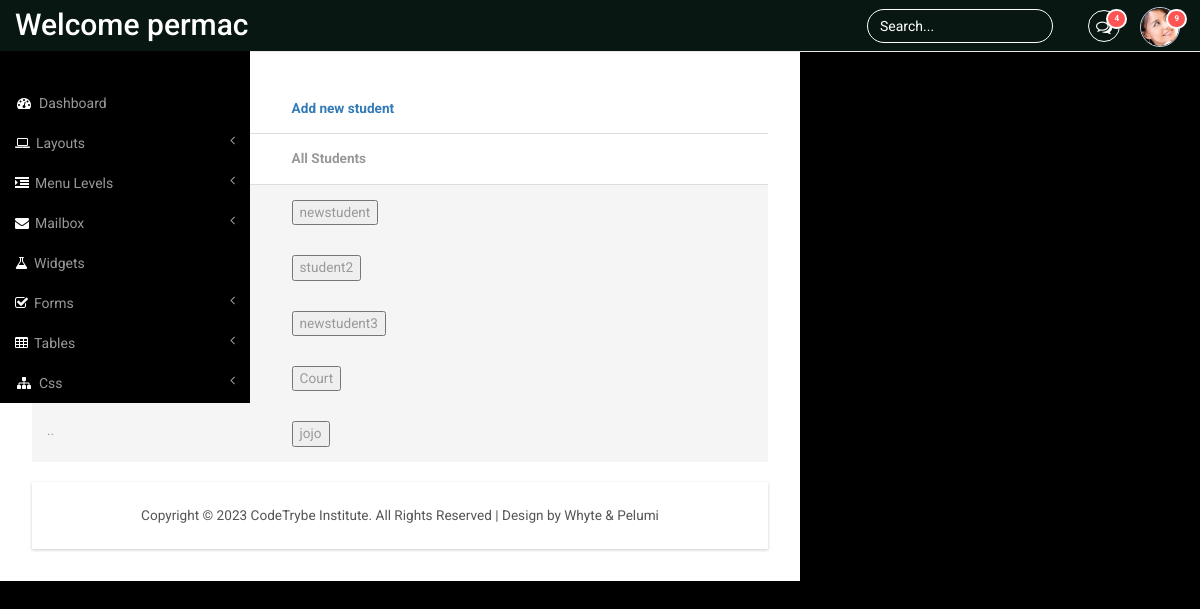
Screenshot of /std_all (signed in) with the database file from the repository.
### panel/models.py (models this page shows, shortened)
class Student(models.Model):
    user = models.OneToOneField(User, on_delete=models.CASCADE)
    phone_number = models.CharField(max_length=20,default="+234-")
    email = models.EmailField(max_length=50)
    address = models.CharField(max_length=50,default="Default address")
    dob = models.DateField()
    std_class = models.ForeignKey(StdClass, on_delete=models.CASCADE, default=None)
    gender = models.CharField(max_length=10, default='NULL')
    role = models.CharField(max_length=20,default="student")
    def __str__(self):
        return self.user.username

### panel/views.py (the view)
# urls.py: path('std_all',views.all_student,name='panel-allstd'),
@login_required
def all_student(request):
    student_list = Student.objects.all()
    return render(request, 'panel/all_student.html', {'student_list': student_list})

### panel/templates/panel/all_student.html (shortened to what this page needs)
{% extends "panel/base.html" %}
{% block content %}
<div class="content_bottom">
<div class="col-md-8 span_3">
<div class="bs-example1" data-example-id="contextual-table">
<table class="table">
    <thead>
    <tr>
        <th>Name</th>
        <th> <a href="{%url 'panel-StdRegpage'%}"> Add new student</a></th>
    </tr>
    <tr>
            <th>#</th>
            <th> All Students</th>
    </tr>
    </thead>
    <tbody>
        <form action="{% url 'panel-stdup' %}" method="post">
            {% for student in  student_list %}
            <tr class="active">
                <td scope="row">..</td>
                <td><button type="submit">{{student}}</button></td>
            </tr>
        </form>
        {% endfor %}
    </tbody>
</table>
{% endblock %}

### panel/templates/panel/base.html (shortened to what this page needs)
{% load static%}
<!DOCTYPE HTML>
<html>
<head>
<link href="{% static 'panel/bootstrap.min.css'%}" rel='stylesheet' type='text/css' />
<link href="{% static 'panel/style2.css'%}"rel='stylesheet' type='text/css' />
<link href="{% static 'panel/lines.css'%}" rel='stylesheet' type='text/css' />
<link href="{% static 'panel/font-awesome.css'%}" rel="stylesheet">
<link href="{% static 'panel/custom.css'%}"rel="stylesheet">
</head>
<body>
<div id="wrapper">
        <nav class="top1 navbar navbar-default navbar-static-top" role="navigation" style="margin-bottom: 0">
            <div class="navbar-header">
                <a class="navbar-brand" href="index.html">Welcome {{user.username}}</a>
            </div>
            <ul class="nav navbar-nav navbar-right">
				<li class="dropdown">
	        		<a href="#" class="dropdown-toggle" data-toggle="dropdown" aria-expanded="false"><i class="fa fa-comments-o"></i><span class="badge">4</span></a>
	      		</li>
			    <li class="dropdown">
	        		<a href="#" class="dropdown-toggle avatar" data-toggle="dropdown"><img src="{% static 'images/1.png' %}"><span class="badge">9</span></a>
	      		</li>
			</ul>
			<form class="navbar-form navbar-right">
              <input type="text" class="form-control" value="Search..." onfocus="this.value = '';" onblur="if (this.value == '') {this.value = 'Search...';}">
            </form>
            <div class="navbar-default sidebar" role="navigation">
                <div class="sidebar-nav navbar-collapse">
                    <ul class="nav" id="side-menu">
                        <li>
                            <a href="#index.html"><i class="fa fa-dashboard fa-fw nav_icon"></i>Dashboard</a>
                        </li>
                        <li>
                            <a href="#"><i class="fa fa-laptop nav_icon"></i>Layouts<span class="fa arrow"></span></a>
                        </li>
                        <li>
                            <a href="#"><i class="fa fa-indent nav_icon"></i>Menu Levels<span class="fa arrow"></span></a>
                        </li>
                        <li>
                            <a href="#"><i class="fa fa-envelope nav_icon"></i>Mailbox<span class="fa arrow"></span></a>
                        </li>
                        <li>
                            <a href="widgets.html"><i class="fa fa-flask nav_icon"></i>Widgets</a>
                        </li>
                         <li>
                            <a href="#"><i class="fa fa-check-square-o nav_icon"></i>Forms<span class="fa arrow"></span></a>
                        </li>
                        <li>
                            <a href="#"><i class="fa fa-table nav_icon"></i>Tables<span class="fa arrow"></span></a>
                        </li>
                        <li>
                            <a href="#"><i class="fa fa-sitemap fa-fw nav_icon"></i>Css<span class="fa arrow"></span></a>
                        </li>
                    </ul>
                </div>
            </div>
        </nav>
    {% block content %}
    {% endblock %}
		<div class="copy">
            <p>Copyright &copy; 2023 CodeTrybe Institute. All Rights Reserved | Design by Whyte & Pelumi</p>
	    </div>
		</div>
       </div>
   </div>
</body>
</html>

### panel/static/panel/style2.css (style rules this page uses)
ul, ol { margin: 0; }
p { margin: 0; }
html, body { font-family: 'Roboto', sans-serif; font-size: 100%; background:#000; overflow-x: hidden; }
body a { transition:0.5s all; -webkit-transition:0.5s all; -moz-transition:0.5s all; -o-transition:0.5s all; -ms-transition:0.5s all; }
.navbar .navbar-nav li a { padding: 0 10px; line-height: 56px; position: relative; }
.navbar .navbar-nav li a i { border: 1px solid #fff; padding: 8px 0; width: 32px; text-align: center; -webkit-border-radius: 50em; -moz-border-radius: 50em; border-radius: 50em; color: #fff; height: 32px; }
.navbar .navbar-nav li .dropdown-toggle.avatar img { height: 40px; -webkit-border-radius: 50em; -moz-border-radius: 50em; border-radius: 50em; border: 1px solid #c0cadd; margin-top: -4px; }
.navbar .navbar-nav li a .badge { background: #ff5454; border: 2px solid white; position: absolute; top: 9px; right: 3px; font-size: 8px; line-height: 8px; padding: 4px 6px; -webkit-border-radius: 50em; -moz-border-radius: 50em; border-radius: 50em; min-width: 0; }
.navbar-default.sidebar { background-color: #000; font-family: 'Roboto', sans-serif; }
nav.top1.navbar.navbar-default.navbar-static-top { background-color:#081712;; font-family: 'Roboto', sans-serif; }
.navbar-default .navbar-brand { color: #fff !important; font-size: 30px; font-weight: 500; }
.navbar-right { margin-right: 10px !important; }
.navbar-right li { display:inline-block; }
i.nav_icon { color: #fff; margin-right:6px; }
.sidebar ul li a { color: #999; font-size:14px; }
.form-control { background: none !important; border: 1px solid #fff !important; border-radius: 20px !important; box-shadow: none !important; }
.navbar-form.navbar-right input[type="text"] { color: #fff; }
form.navbar-form.navbar-right { margin:9px 0 0 0; }
ul.nav.navbar-nav.navbar-right { height: 51px; }
.sidebar-nav.navbar-collapse { margin: 2em 0 0 0; }
.span_3 { padding:0; }
.content_bottom { margin-bottom:1em; }
.copy { background:#fff; text-align:center; padding:1.5em 0; }
.copy p, .copy_layout p { font-size:0.85em; color:#555; }
.map_container, #chart, .span_6, .col_2, .weather_list, .cal1, .skills-info, .stats-info, .r3_counter_box, .activity_box, .bs-example1, .cloud, .copy { -ms-box-shadow: 0 1px 3px 0px rgba(0, 0, 0, 0.2); -o-box-shadow: 0 1px 3px 0px rgba(0, 0, 0, 0.2); -moz-box-shadow: 0 1px 3px 0px rgba(0, 0, 0, 0.2); -webkit-box-shadow: 0 1px 3px 0px rgba(0, 0, 0, 0.2); box-shadow: 0 1px 3px 0px rgba(0, 0, 0, 0.2); }
.table > thead > tr > th, .table > tbody > tr > th, .table > tfoot > tr > th, .table > thead > tr > td, .table > tbody > tr > td, .table > tfoot > tr > td { border-top: none !important; }
.bs-example1 { background:#fff; padding:2em; }
span.badge { min-width: 3rem; padding: 2px 9px; text-align: center; font-size: 0.85; line-height: inherit; color: #fff; position: absolute; right:38px; -webkit-box-sizing: border-box; -moz-box-sizing: border-box; box-sizing: border-box; border-radius: 2px; }
.table > thead > tr > th, .table > tbody > tr > th, .table > tfoot > tr > th, .table > thead > tr > td, .table > tbody > tr > td, .table > tfoot > tr > td { font-size: 0.85em; color: #999; }
.table td, .table>tbody>tr>td, .table>tbody>tr>th, .table>tfoot>tr>td, .table>tfoot>tr>th, .table>thead>tr>td, .table>thead>tr>th { padding:15px !important; }
.table > thead > tr > th { border-bottom: 1px solid #ddd !important; }

### panel/static/panel/custom.css (style rules this page uses)
#wrapper { width: 100%; }
.sidebar .sidebar-nav.navbar-collapse { padding-right: 0; padding-left: 0; }
.sidebar .arrow { float: right; }
.sidebar .fa.arrow:before { content: "\f104"; }
@media (min-width:768px) { .sidebar { z-index: 1; position: absolute; width: 250px; margin-top: 51px; } }

### rows the page displays
Student: user.username "newstudent"
Student: user.username "student2"
Student: user.username "newstudent3"
Student: user.username "Court"
Student: user.username "jojo"

### other values shown
{{ user.username }} "permac"
